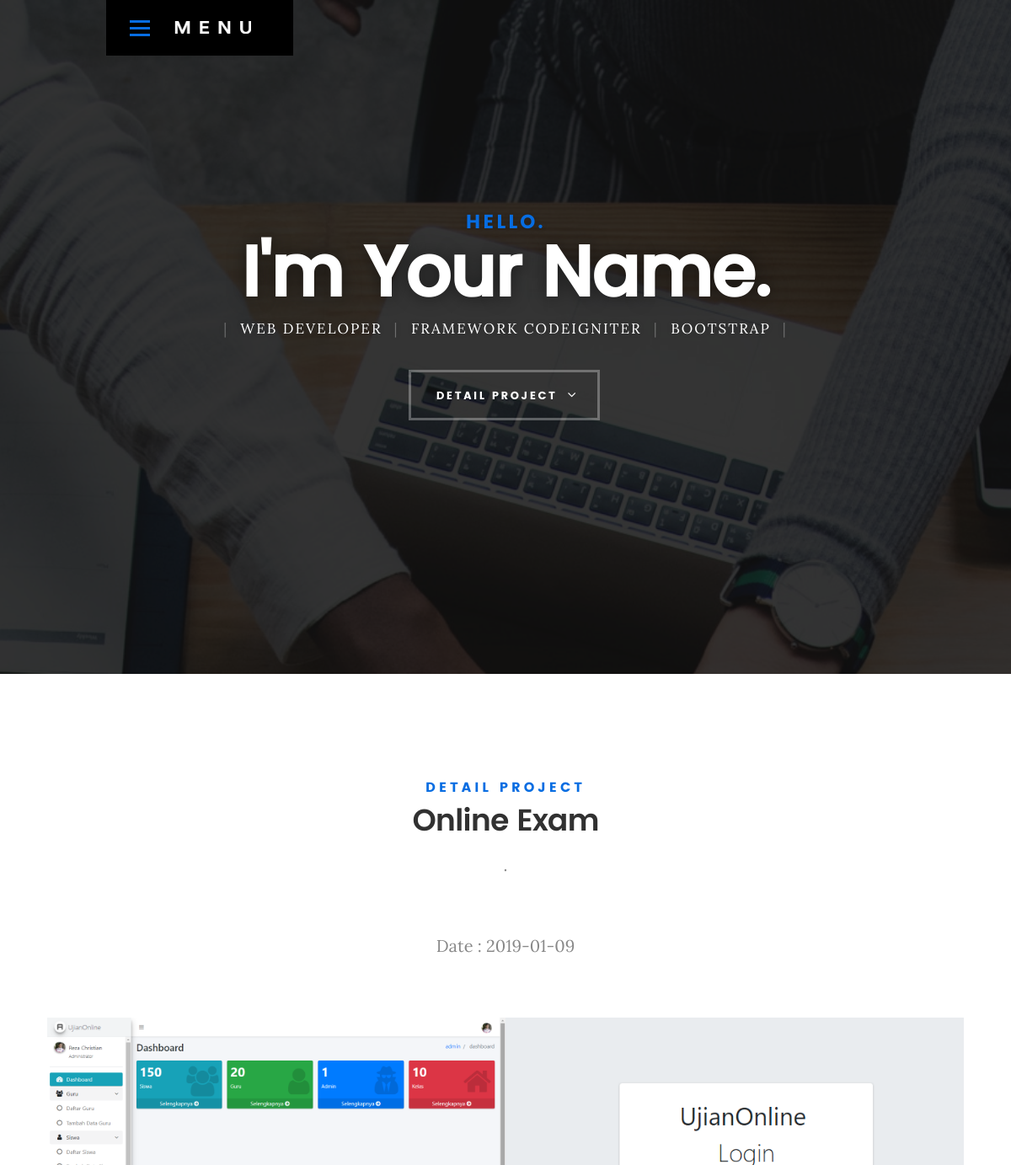
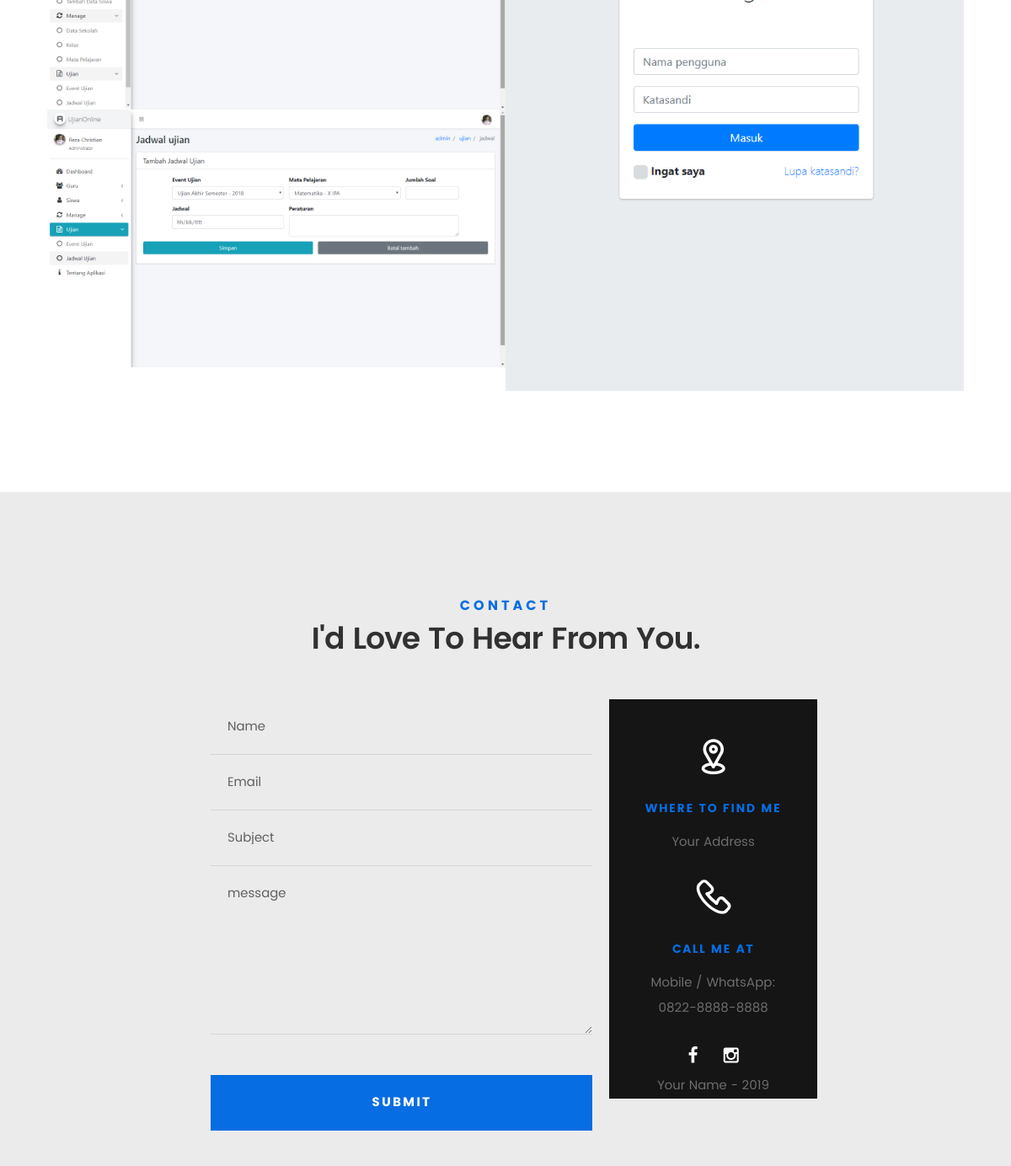
The page /project/detail/8 on the database its author committed (2 pictures, top to bottom).
### tables this page shows
CREATE TABLE `profile` (
  `id` int(11) NOT NULL,
  `nickname` varchar(20) NOT NULL,
  `fullname` varchar(50) NOT NULL,
  `email` varchar(50) NOT NULL,
  `phone` varchar(20) NOT NULL,
  `birth` date NOT NULL,
  `job` varchar(200) NOT NULL,
  `address` text NOT NULL,
  `website` varchar(50) NOT NULL,
  `about` text NOT NULL,
  `photo` varchar(300) NOT NULL
);

CREATE TABLE `portfolio` (
  `id` int(11) NOT NULL,
  `title` text NOT NULL,
  `thumbnail` varchar(100) NOT NULL,
  `description` text NOT NULL,
  `date` date NOT NULL,
  `category` varchar(200) NOT NULL
);

CREATE TABLE `photo` (
  `id` int(11) NOT NULL,
  `id_portfolio` int(11) NOT NULL,
  `photo` varchar(500) NOT NULL
);

### application/controllers/Project.php (called while the page is built, shortened)
<?php
class Project extends CI_Controller {
	public function detail( $id = NULL )
	{
        $data['portfolio'] = $this->Crud_model->setTable('portfolio')->getWhere('id', $id);
        $data['photos'] = $this->Crud_model->setTable('photo')->getWhereResult('id_portfolio', $id);
        $data['profile'] = $this->Crud_model->setTable('profile')->getWhere('id', 1);
        $data['title'] = 'Detail project';
        $this->load->model('Crud_model');
		$this->load->view('front/templates/header', $data);
		$this->load->view('front/project/index', $data);
		$this->load->view('front/templates/footer');
	}
}

### index.php (called while the page is built, shortened)
<?php
require_once BASEPATH.'core/CodeIgniter.php';

### application/models/Crud_model.php (called while the page is built, shortened)
<?php
class Crud_model extends CI_Model {
	private $table;
	public function setTable( $table )
	{
		$this->table = $table;
		return $this;
	}
	public function getWhere($field, $val)
	{
		return $this->db->get_where( $this->table, [$field => $val] )->row();
	}
	public function getWhereResult($field, $val)
	{
		return $this->db->get_where( $this->table, [$field => $val] )->result();
	}
}

### application/views/front/project/index.php (the view, shortened to what this page needs)
   <header>
		<div class="row">
			<div class="top-bar">
				<a class="menu-toggle" href="#"><span>Menu</span></a>
				<div class="logo">
					<a href="index.html">KARDS</a>
				</div>
			</div>
		</div>
	</header>
<section id="intro">
	<div class="intro-overlay"></div>
	<div class="intro-content">
		<div class="row">
			<div class="col-twelve">
				<h5>Hello.</h5>
				<h1>I'm
					<?= $profile->nickname ?>.</h1>
				<p class="intro-position">
					<span>Web Developer</span>
					<span>Framework Codeigniter</span>
					<span>Bootstrap</span>
				</p>
				<a class="button stroke smoothscroll" href="#portfolio" title="">Detail project</a>
			</div>
		</div>
	</div>
</section>
<section id="portfolio">
	<div class="row section-intro">
		<div class="col-twelve">
			<h5>Detail project</h5>
			<h1>
				<?= $portfolio->title ?>
			</h1>
            <p class="lead"><?= $portfolio->description ?></p><br>
            <p class="lead">Date : <?= $portfolio->date ?></p>
		</div>
	</div>
	<div class="row portfolio-content">
		<div class="col-twelve">
			<div id="folio-wrapper" class="block-1-2 block-mob-full stack">
                <div class="bgrid folio-item">
					<div class="item-wrap">
						<img src="<?= base_url() ?>assets/images/portfolio/<?= $portfolio->thumbnail ?>">
					</div>
				</div>
				<?php $i = 1; foreach ( $photos as $p ) : ?>
				<div class="bgrid folio-item">
					<div class="item-wrap">
						<img src="<?= base_url() ?>assets/images/portfolio/<?= $p->photo ?>">
					</div>
				</div>
				<? endforeach ?>
			</div>
		</div>
	</div>
</section>
<section id="contact">
	<div class="row section-intro">
		<div class="col-twelve">
			<h5>Contact</h5>
			<h1>I'd Love To Hear From You.</h1>
		</div>
	</div>
	<div class="row contact-form">
		<div class="col-eight tab-full">
			<form name="contactForm" id="contactForm" method="post" action="">
				<fieldset>
					<div class="form-field">
						<input name="name" type="text" id="name" placeholder="Name" value="" minlength="2" required="">
					</div>
					<div class="form-field">
						<input name="email" type="email" id="email" placeholder="Email" value="" required="">
					</div>
					<div class="form-field">
						<input name="subject" type="text" id="subject" placeholder="Subject" value="">
					</div>
					<div class="form-field">
						<textarea name="message" id="message" placeholder="message" rows="10" cols="50" required=""></textarea>
					</div>
					<div class="form-field">
						<button class="submitform">Submit</button>
					</div>
				</fieldset>
			</form>
		</div>
		<div class="col-four tab-full" style="background:#151515">
			<div class="row contact-info">
				<div class="col-twelve tab-full">
					<div class="icon">
						<i class="icon-pin"></i>
					</div>
					<h5>Where to find me</h5>
					<p>
						<?= $profile->address ?>
					</p>
				</div>
				<div class="col-twelve tab-full">
					<div class="icon">
						<i class="icon-phone"></i>
					</div>
					<h5>Call Me At</h5>
					<p>Mobile / WhatsApp: <br>
						<?= $profile->phone ?><br>
					</p>
					<ul class="footer-social">
						<li><a href="#"><i class="fa fa-facebook"></i></a></li>
						<li><a href="#"><i class="fa fa-instagram"></i></a></li>
					</ul>
					<br>
					<a href="<?= base_url() ?>" class="cp">
						<?= $profile->nickname ?></a> -
					<?= date('Y') ?>
				</div>
			</div>
		</div>
	</div>
</section>

### assets/front/css/base.css (style rules this page uses)
html { font-family: sans-serif; -ms-text-size-adjust: 100%; -webkit-text-size-adjust: 100%; }
body { margin: 0; }
article, aside, details, figcaption, figure, footer, header, hgroup, main, menu, nav, section, summary { display: block; }
a { background: transparent; }
h1 { font-size: 2em; margin: 0.67em 0; }
img { border: 0; }
button, input, optgroup, select, textarea { color: inherit; font: inherit; margin: 0; }
button { overflow: visible; }
button, select { text-transform: none; }
button, html input[type="button"], input[type="reset"], input[type="submit"] { -webkit-appearance: button; cursor: pointer; }
input { line-height: normal; }
fieldset { border: 1px solid #c0c0c0; margin: 0 2px; padding: 0.35em 0.625em 0.75em; }
textarea { overflow: auto; }
html { font-size: 62.5%; box-sizing: border-box; }
*, *::before, *::after { box-sizing: inherit; }
body { font-weight: normal; line-height: 1; text-rendering: optimizeLegibility; word-wrap: break-word; -webkit-overflow-scrolling: touch; -webkit-text-size-adjust: none; }
body, input, button { -moz-osx-font-smoothing: grayscale; -webkit-font-smoothing: antialiased; }
img, video { max-width: 100%; height: auto; }
div, dl, dt, dd, ul, ol, li, h1, h2, h3, h4, h5, h6, pre, form, p, blockquote, th, td { margin: 0; padding: 0; }
h1, h2, h3, h4, h5, h6 { -webkit-font-variant-ligatures: common-ligatures; -moz-font-variant-ligatures: common-ligatures; font-variant-ligatures: common-ligatures; text-rendering: optimizeLegibility; }
em, i { font-style: italic; line-height: inherit; }
ol, ul { list-style: none; }
li { display: block; }
a { text-decoration: none; line-height: inherit; }
fieldset { margin: 0; padding: 0; }
input[type="email"], input[type="number"], input[type="search"], input[type="text"], input[type="tel"], input[type="url"], input[type="password"], textarea { -webkit-appearance: none; -moz-appearance: none; -ms-appearance: none; -o-appearance: none; appearance: none; }
.row { width: 94%; max-width: 1140px; margin: 0 auto; }
.row:before, .row:after { content: ""; display: table; }
.row:after { clear: both; }
.row .row { width: auto; max-width: none; margin-left: -20px; margin-right: -20px; }
[class*="col-"], .bgrid { float: left; }
[class*="col-"] { padding: 0 20px; }
.col-four, .col-1-3 { width: 33.33333%; }
.col-eight, .col-2-3 { width: 66.66667%; }
.col-twelve, .col-full { width: 100%; }
[class*="block-"]:before, [class*="block-"]:after { content: ""; display: table; }
[class*="block-"]:after { clear: both; }
.block-1-2 .bgrid { width: 50%; }
.block-1-6 .bgrid:nth-child(6n+1), .block-1-4 .bgrid:nth-child(4n+1), .block-1-3 .bgrid:nth-child(3n+1), .block-1-2 .bgrid:nth-child(2n+1) { clear: both; }

### rows shown on the page
profile: nickname "Your Name", address "Your Address", phone "0822-8888-8888"
portfolio: title "Online Exam", description ".", date "2019-01-09", thumbnail (picture)
photo: photo (picture)
photo: photo (picture)
